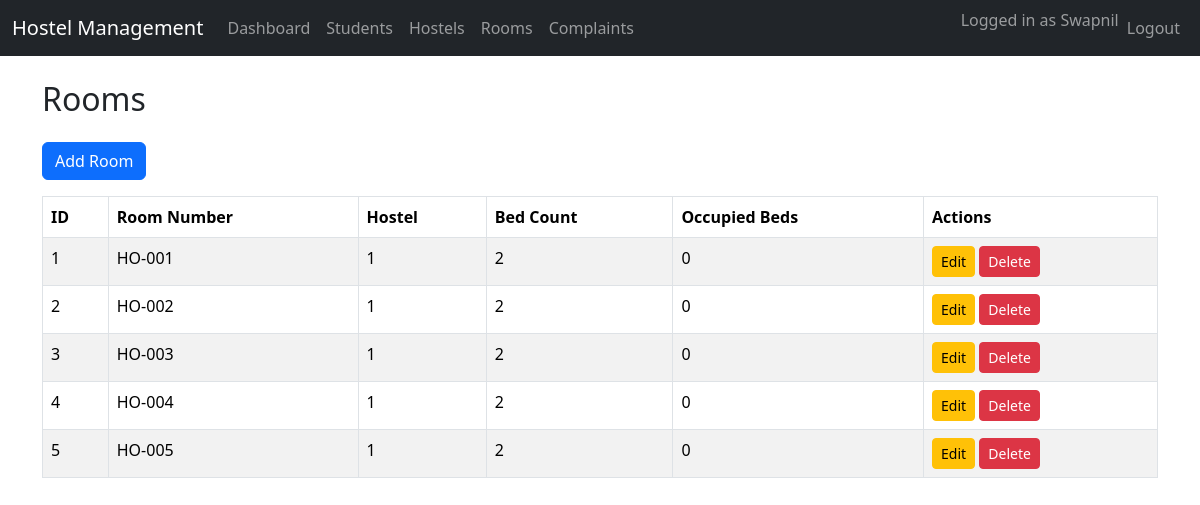
Page /rooms (signed in) on the committed database.
### app/models/room.py (models this page shows, shortened)
class Room(db.Model):
    __tablename__ = "rooms"
    id = db.Column(db.Integer, primary_key=True)
    room_number = db.Column(db.String(20), nullable=False)
    hostel_id = db.Column(db.Integer, db.ForeignKey("hostels.id"))
    bed_count = db.Column(db.Integer)
    occupied_beds = db.Column(db.Integer, default=0)

### app/__init__.py (the view)
    @app.route("/rooms")
    @login_required
    @admin_required
    def rooms_web():
        from app.models.room import Room
        rooms = Room.query.all()
        return render_template("rooms.html", rooms=rooms)

### app/templates/rooms.html (shortened to what this page needs)
{% extends 'base.html' %}
{% block content %}
<h2 class="mb-4">Rooms</h2>
<a href="/rooms/add" class="btn btn-primary mb-3">Add Room</a>
<table class="table table-bordered table-striped">
  <thead>
    <tr>
      <th>ID</th>
      <th>Room Number</th>
      <th>Hostel</th>
      <th>Bed Count</th>
      <th>Occupied Beds</th>
      <th>Actions</th>
    </tr>
  </thead>
  <tbody>
    {% for r in rooms %}
    <tr>
      <td>{{ r.id }}</td>
      <td>{{ r.room_number }}</td>
      <td>{{ r.hostel_id }}</td>
      <td>{{ r.bed_count }}</td>
      <td>{{ r.occupied_beds }}</td>
      <td>
        <a href="/rooms/edit/{{ r.id }}" class="btn btn-sm btn-warning">Edit</a>
        <a href="/rooms/delete/{{ r.id }}" class="btn btn-sm btn-danger" onclick="return confirm('Delete this room?');">Delete</a>
      </td>
    </tr>
    {% else %}
    <tr><td colspan="6">No rooms found.</td></tr>
    {% endfor %}
  </tbody>
</table>
{% endblock %}

### rows in the picture
Room: id "1", room_number "HO-001", hostel_id "1", bed_count "2", occupied_beds "0"
Room: id "2", room_number "HO-002", hostel_id "1", bed_count "2", occupied_beds "0"
Room: id "3", room_number "HO-003", hostel_id "1", bed_count "2", occupied_beds "0"
Room: id "4", room_number "HO-004", hostel_id "1", bed_count "2", occupied_beds "0"
Room: id "5", room_number "HO-005", hostel_id "1", bed_count "2", occupied_beds "0"

### other values in the picture
{{ session['username'] }} "Swapnil"
